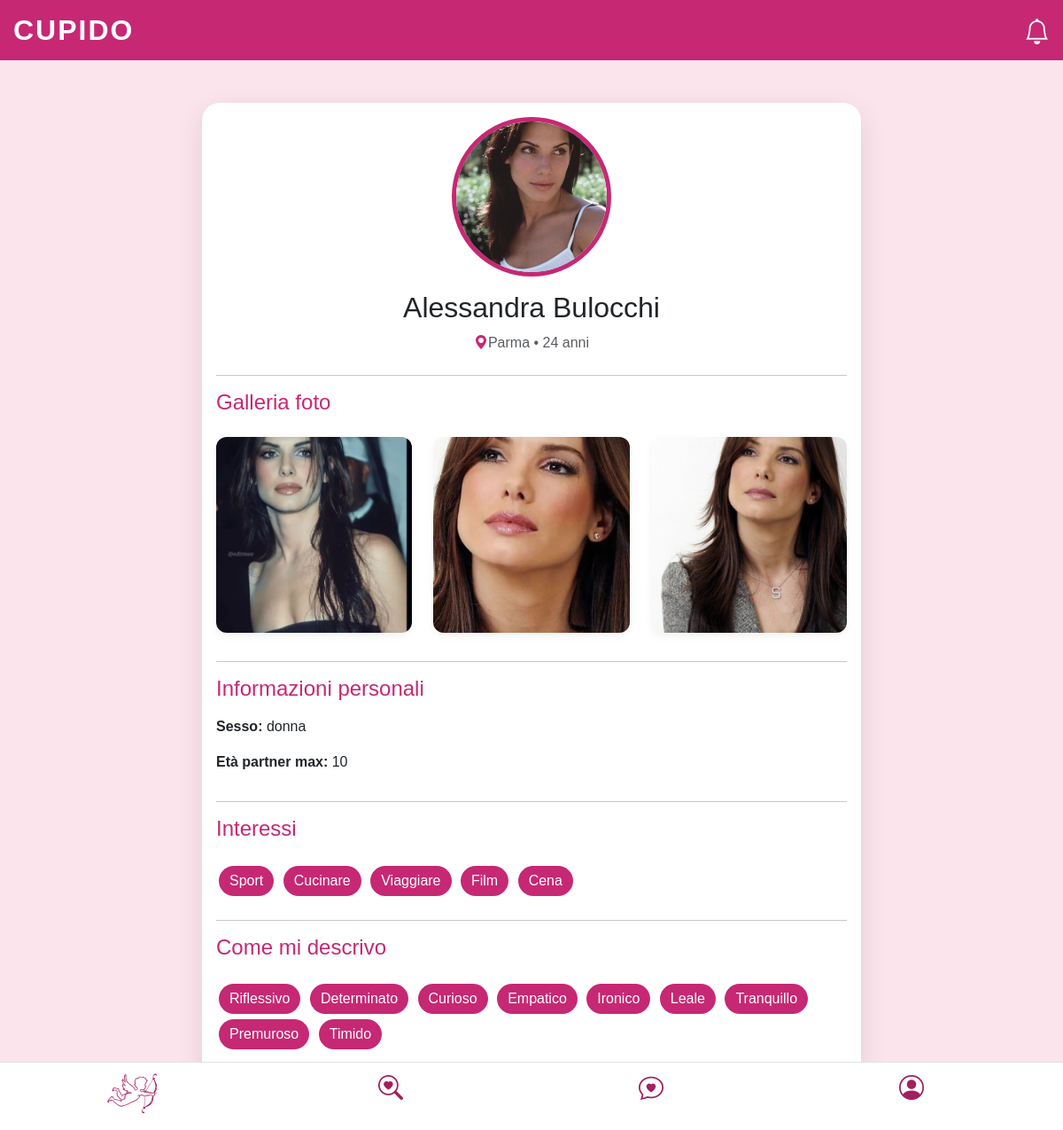
Screenshot of /profiloUtente.php?id=aleburo (signed in) with the database file from the repository.
### tables this page shows
CREATE TABLE `foto_utenti` (
  `id_foto` int(11) NOT NULL,
  `id_utente` varchar(30) NOT NULL,
  `percorso` varchar(255) NOT NULL,
  `tipo` enum('profilo','galleria') NOT NULL,
  `caricata_il` timestamp NOT NULL DEFAULT current_timestamp()
);

CREATE TABLE `datiregistrazione` (
  `id_utente` varchar(30) NOT NULL,
  `email` varchar(30) NOT NULL,
  `password` varchar(30) NOT NULL,
  `nome` varchar(30) NOT NULL,
  `cognome` varchar(30) NOT NULL,
  `sesso` varchar(10) DEFAULT NULL,
  `eta` int(2) NOT NULL,
  `citta` varchar(30) NOT NULL,
  `maxEta` int(2) DEFAULT NULL,
  `distanza` tinyint(1) DEFAULT NULL,
  `sessoP` varchar(30) DEFAULT NULL,
  `relazione` varchar(30) DEFAULT NULL
);

### profiloUtente.php (the view, shortened to what this page needs)
<?php
require __DIR__ . "/connessioneDB.php";
$id = $_GET['id'];
$sql = "SELECT * FROM datiregistrazione WHERE id_utente = :id";
$stmt = $pdo->prepare($sql);
$stmt->execute([':id' => $id]);
$utente = $stmt->fetch();
$sqlFotoProfilo = "SELECT percorso FROM foto_utenti
                WHERE id_utente = :id AND tipo = 'profilo' LIMIT 1";
$stmtFoto = $pdo->prepare($sqlFotoProfilo);
$stmtFoto->execute([':id' => $id]);
$fotoProfilo = $stmtFoto->fetch();
$sqlGalleria = "SELECT percorso FROM foto_utenti
                WHERE id_utente = :id AND tipo = 'galleria'";
$stmtGall = $pdo->prepare($sqlGalleria);
$stmtGall->execute([':id' => $id]);
$galleria = $stmtGall->fetchAll();
$sqlInteressi = "SELECT * FROM interessi
                WHERE id_utente = :id";
$stmtInt = $pdo->prepare($sqlInteressi);
$stmtInt->execute([':id' => $id]);
$interessi = $stmtInt->fetch();
$sqlAgg = "SELECT * FROM aggettivi
                WHERE id_utente = :id";
$stmtAgg = $pdo->prepare($sqlAgg);
$stmtAgg->execute([':id' => $id]);
$aggettivi = $stmtAgg->fetch();
?>
<!DOCTYPE html>
<html lang="it">
<head>
    <link href="https://cdn.jsdelivr.net/npm/bootstrap@5.3.2/dist/css/bootstrap.min.css" rel="stylesheet">
    <link rel="stylesheet" href="https://cdn.jsdelivr.net/npm/bootstrap-icons@1.11.1/font/bootstrap-icons.css">
</head>
<body>
<div class="cupido-header position-relative">
    <h2 class="fw-bold h2" style="letter-spacing: 2px; margin: 0;">CUPIDO</h2>
    <div class="notifiche-icon">
        <i class="bi bi-bell"></i>
    </div>
</div>
<div class="container py-5">
    <div class="profile-card mx-auto col-lg-8">
        <div class="text-center mb-4">
            <div class="d-inline-block position-relative"
                data-bs-toggle="modal"
                data-bs-target="#visualizzaFoto"
                data-bs-remote="<?= htmlspecialchars($fotoProfilo['percorso']) ?>"
                style="cursor: pointer;">
                <img src ="<?= htmlspecialchars($fotoProfilo['percorso']) ?>" class="profile-img">
            </div>
            <h2 class="mt-3"><?= htmlspecialchars($utente['nome'] . " " . $utente['cognome']) ?></h2>
            <p class="text-muted">
                <i class="bi bi-geo-alt-fill" style="color: var(--primary-color);"></i><?= htmlspecialchars($utente['citta']) ?> • <?= htmlspecialchars($utente['eta']) ?> anni</p>
        </div>
        <hr>
        <div class="d-flex justify-content-between align-items-center mb-3">
            <h4 style="color: var(--primary-color);">Galleria foto</h4>
        </div>
        <div class="row">
            <?php if (!empty($galleria)): ?>
                <?php foreach ($galleria as $foto): ?>
                    <div class="col-4 mb-3">
                        <div class="galleria"
                             data-bs-toggle="modal"
                             data-bs-target="#visualizzaFoto"
                             data-bs-remote="<?= htmlspecialchars($foto['percorso']) ?>"
                             style="cursor: pointer;">
                            <img src="<?= htmlspecialchars($foto['percorso']) ?>" class="galleria-imm">
                        </div>
                    </div>
                <?php endforeach; ?>
            <?php else: ?>
                <p class="text-muted small px-3">Non ho ancora caricato nessuna foto...</p>
            <?php endif; ?>
        </div>
        <hr>
        <div class="d-flex justify-content-between align-items-center mb-2">
            <h4 style="color: var(--primary-color);">Informazioni personali</h4>
        </div>
        <div class="row">
            <p><strong>Sesso:</strong> <?= htmlspecialchars($utente['sesso']) ?></p>
            <p><strong>Età partner max: </strong> <?= htmlspecialchars($utente['maxEta']) ?></p>
        </div>
        <hr>
        <div class="d-flex justify-content-between align-items-center mb-3">
            <h4 style="color: var(--primary-color);">Interessi</h4>
        </div>
        <div class="mb-4">
            <?php if ($interessi): ?>
                <?php foreach ($interessi as $chiave => $valore): ?>
                    <?php if (!is_numeric($chiave) && ($chiave != "id_utente" && $valore == 1)): ?>
                        <span class="tag"><?= ucfirst(htmlspecialchars($chiave)) ?></span>
                    <?php endif; ?>
                <?php endforeach; ?>
            <?php endif; ?>
        </div>
        <hr>
        <div class="d-flex justify-content-between align-items-center mb-3">
            <h4 style="color: var(--primary-color);">Come mi descrivo</h4>
        </div>
        <div class="mb-4">
            <?php if ($aggettivi): ?>
                <?php foreach ($aggettivi as $chiave => $valore): ?>
                    <?php if (!is_numeric($chiave) && ($chiave != "id_utente" && $valore == 1)): ?>
                        <span class="tag"><?= ucfirst(htmlspecialchars($chiave)) ?></span>
                    <?php endif; ?>
                <?php endforeach; ?>
            <?php endif; ?>
        </div>
    </div>
</div>
    <nav class="navbar fixed-bottom bg-white border-top">
    <div class="container-fluid">
        <div class="row text-center w-100">
            <div class="col">
                <a href="card.php" class="text-decoration-none text-dark">
                </a>
            </div>
            <div class="col">
                <a href="cerca.php" class="text-decoration-none text-dark">
                    <i class="bi bi-search-heart fs-3" style="color:#a31f5f;"></i>
                </a>
            </div>
            <div class="col">
                <a href="match.php" class="text-decoration-none text-dark">
                    <i class="bi bi-chat-heart fs-3" style="color:#a31f5f;"></i>
                </a>
            </div>
            <div class="col">
                <a href="profilo.php" class="text-decoration-none text-dark">
                    <i class="bi bi-person-circle fs-3" style="color:#a31f5f;"></i>
                </a>
            </div>
            </div>
    </div>
</nav>
</body>
</html>

### profiloUtente.php (style rules this page uses)
:root { --primary-color: #c62874; --accent-color: #fce4ec; --text-main: #333; }
body { background-color: var(--accent-color); font-family: 'Montserrat', sans-serif; }
.profile-card { background: white; border-radius: 20px; padding: 1rem; box-shadow: 0 10px 30px rgba(0,0,0,0.1); position: relative; margin: 0 10px; }
.profile-img { width: 180px; height: 180px; border-radius: 50%; object-fit: cover; border: 5px solid var(--primary-color); }
.tag { background: var(--primary-color); color: white; padding: 5px 12px; border-radius: 20px; margin: 3px; display: inline-block; }
.galleria { width: 100%; padding-top: 100%; position: relative; overflow: hidden; border-radius: 12px; box-shadow: 0 4px 10px rgba(0, 0, 0, 0.05); }
.galleria-imm { position: absolute; top: 0; left: 0; width: 100%; height: 100%; object-fit: cover; object-position: center; transition: transform 0.3s ease; }
.cupido-header { background: var(--primary-color); color: white; padding: 15px; font-size: 20px; position: relative; }
.notifiche-icon { position: absolute; right: 15px; top: 15px; font-size: 1.8rem; color: white; cursor: pointer; }

### rows the page displays
foto_utenti: percorso (picture)
datiregistrazione: nome+cognome "Alessandra Bulocchi", citta "Parma", eta "24", sesso "donna", maxEta "10"
foto_utenti: percorso (picture)
foto_utenti: percorso (picture)
foto_utenti: percorso (picture)

### other values shown
$chiave "Sport"
$chiave "Cucinare"
$chiave "Viaggiare"
$chiave "Film"
$chiave "Cena"
$chiave "Riflessivo"
$chiave "Determinato"
$chiave "Curioso"
$chiave "Empatico"
$chiave "Ironico"
$chiave "Leale"
$chiave "Tranquillo"
$chiave "Premuroso"
$chiave "Timido"
